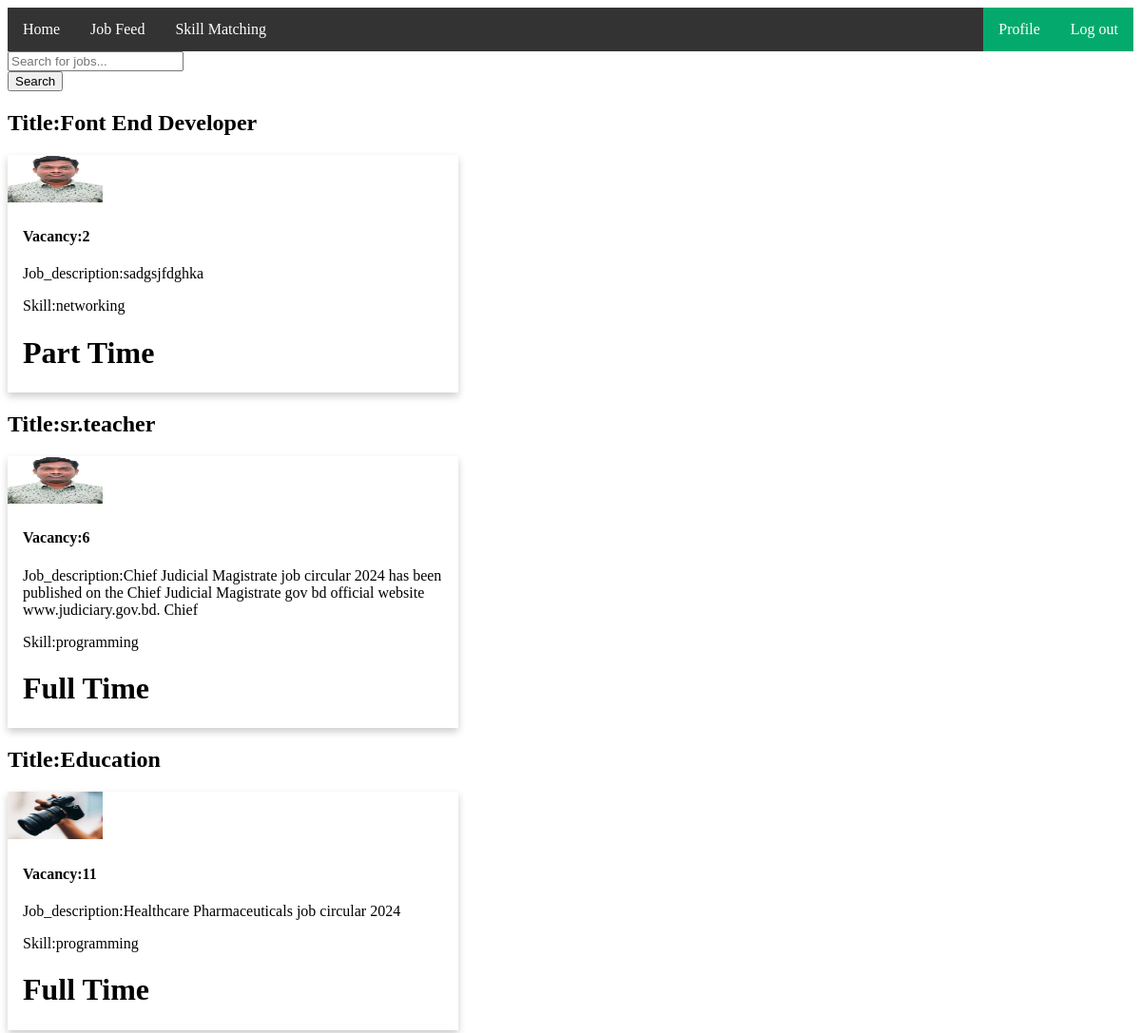
Screenshot of /jobFeed/ with the database file from the repository.
### myApp/models.py (models this page shows, shortened)
class JobModel(models.Model):
    JOB_TYPE_CHOICES=[
        ('full_time', 'Full Time'),
        ('part_time', 'Part Time'),
    ]
    SKILLS=[
        ('programming','Programming'),
        ('networking','Networking'),
        ('graphics_design','Graphics_design'),
    ]
    skills=models.CharField(choices=SKILLS,max_length=100,null=True)
    user=models.ForeignKey(customUser,null=True,blank=True,on_delete=models.CASCADE)
    job_title = models.CharField(max_length=200, null=True, blank=True)
    vacancy = models.CharField(max_length=200, null=True, blank=True)
    job_description = models.TextField(null=True, blank=True)
    category = models.CharField(max_length=50, choices=JOB_TYPE_CHOICES, null=True, blank=True)
    image=models.ImageField(upload_to="Media/Pro_pic",null=True)

### myProject/views.py (the view)
# urls.py: path('jobFeed/', jobFeed, name='jobFeed'),
def jobFeed(request):
    job=JobModel.objects.all()
    context={
        'job':job
    }
    return render(request,"jobFeed.html",context)

### Template/jobFeed.html (shortened to what this page needs)
{% extends 'base.html' %}
{% block body %}
<!DOCTYPE html>
<html>
<head>
</head>
<body>
  <div class="search-bar mb-4">
    <div class="input-group">
        <form action=" {% url 'searchJob' %} " method="GET">
            <input type="text" class="form-control" name="query" placeholder="Search for jobs..." id="search-input">
            <div class="input-group-append">
                <button class="btn btn-success" id="search-button">Search</button>
            </div>
        </form>
    </div>
</div>
{% for i in job %}
<h2>Title:{{i.job_title}}</h2>
<div class="card">
  <img src="/{{i.image}}" alt="Avatar" height="50px" width="100px">
  <div class="container">
    <h4><b>Vacancy:{{i.vacancy}}</b></h4>
    <p>Job_description:{{i.job_description}}</p>
    <p>Skill:{{i.skills}}</p>
    {% if i.category == 'full_time' %}
    <h1>Full Time</h1>
    {% endif %}
    {% if i.category == 'part_time' %}
    <h1>Part Time</h1>
    {% endif %}
  </div>
</div>
{% endfor %}
</body>
</html>
{% endblock body %}

### Template/base.html (shortened to what this page needs)
<!DOCTYPE html>
<html>
<head>
</head>
<body>
{% include 'navbar.html' %}
{% block body %}
{% endblock body %}
</body>
</html>

### Template/navbar.html
<ul>
    <li><a href=" {% url 'homePage' %} ">Home</a></li>
    <li><a href=" {% url 'jobFeed' %} ">Job Feed</a></li>
    <li><a href=" {% url 'skillMatching' %} ">Skill Matching</a></li>
    <li style="float:right"><a class="active" href=" {% url 'logoutPage' %} ">Log out</a></li>
    <li style="float:right"><a class="active" href=" {% url 'profilePage' %} ">Profile</a></li>
  </ul>

### Template/base.html (style rules this page uses)
ul { list-style-type: none; margin: 0; padding: 0; overflow: hidden; background-color: #333; }
li { float: left; }
li a { display: block; color: white; text-align: center; padding: 14px 16px; text-decoration: none; }
.active { background-color: #04AA6D; }

### Template/jobFeed.html (style rules this page uses)
.card { box-shadow: 0 4px 8px 0 rgba(0,0,0,0.2); transition: 0.3s; width: 40%; }
.container { padding: 2px 16px; }

### rows the page displays
JobModel: job_title "Font End Developer", image (picture), vacancy "2", job_description "sadgsjfdghka", skills "networking", category "Part Time"
JobModel: job_title "sr.teacher", image (picture), vacancy "6", job_description "Chief Judicial Magistrate job circular 2024 has been published on the Chief Judicial Magistrate gov bd official website www.judiciary.gov.bd. Chief", skills "programming", category "Full Time"
JobModel: job_title "Education", image (picture), vacancy "11", job_description "Healthcare Pharmaceuticals job circular 2024", skills "programming", category "Full Time"
